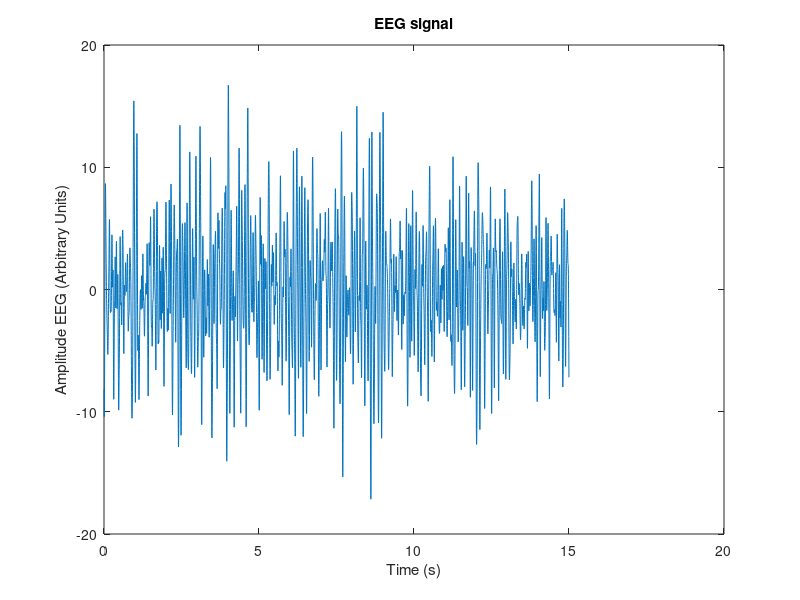
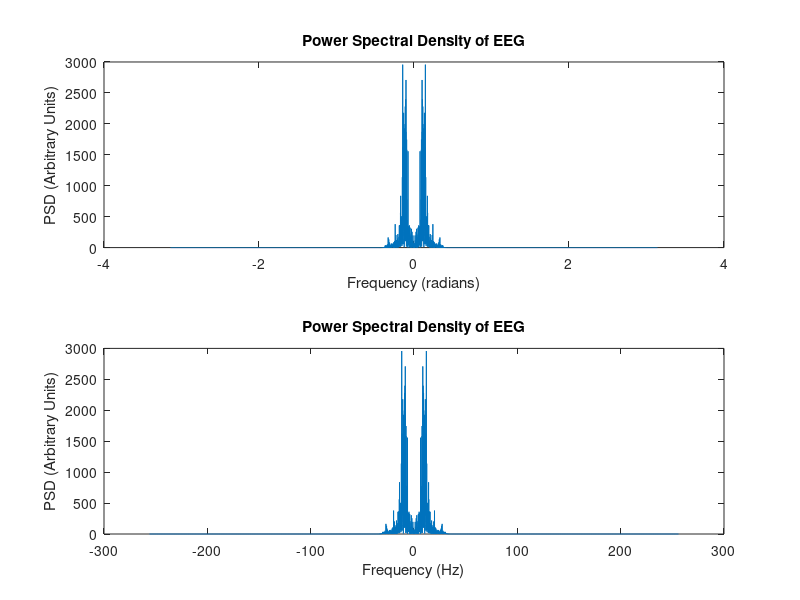

Recreate these plots in MATLAB, in order. (Note: this script raises an error after producing the figures.)
% Third tutorial
clear all
close all
clc
 
% Signal loading
load('EEG.mat');
 
% Sampling frequency
fsamp = 512;
 
% Select duration to analyze
Duration = 15; % Duration in seconds (max 15 seconds)
Duration = round(Duration*fsamp);
EEG = EEG(1:Duration); 
 
% Signal duration in samples
L = length(EEG);
 
% Plot the EEG signal

% L-1 because it starts at 0divided by frequency so that each time interval is one sampling period
time_ax = [0:L-1]./fsamp; 
figure(1)
plot(time_ax, EEG);
xlabel('Time (s)')
title(['EEG signal'])
ylabel('Amplitude EEG (Arbitrary Units)')
 
% Compute DFT of the two channels
X1 = fft( EEG - mean(EEG) );
 
% Compute PSD (power spectral density) of the two channels and adjust
% frequency axis according to Matlab notation
PSD1 = fftshift(abs(X1).^2)/L;
 
% Build the frequency axis in radiants
freq_a_rad = [-pi+pi/L:2*pi/L:pi-pi/L];
% Convert the frequency axis in Hz
freq_a_Hz = freq_a_rad./(2*pi).*fsamp;
 
% Plot the PSD of the two channels with frequencies in radiants and Hz
figure(2), subplot(2,1,1), plot(freq_a_rad,PSD1);
xlabel('Frequency (radians)')
title('Power Spectral Density of EEG')
ylabel('PSD (Arbitrary Units)')

figure(2), subplot(2,1,2), plot(freq_a_Hz,PSD1);
xlabel('Frequency (Hz)')
title('Power Spectral Density of EEG')
ylabel('PSD (Arbitrary Units)')
 
%% Compute the percentage of power in different subbands
%[Here please complete with instructions for computing the relative power in the frequency bands.]

%only positive frequencies
PSD_pos = freq_filter(PSD1,freq_a_Hz, 0, max(freq_a_Hz));

% %initialising frequency signals of each wave type

PSD_delta = freq_filter(PSD1,freq_a_Hz, 0.5, 4);
PSD_theta= freq_filter(PSD1,freq_a_Hz, 4, 8);
PSD_alpha= freq_filter(PSD1,freq_a_Hz, 8, 13);
PSD_beta= freq_filter(PSD1,freq_a_Hz, 13, 30);
PSD_gamma = freq_filter(PSD1,freq_a_Hz, 30, 42);

delta = 100*sum(PSD_delta)/sum(PSD_pos)
theta = 100*sum(PSD_theta)/sum(PSD_pos)
alpha = 100*sum(PSD_alpha)/sum(PSD_pos)
beta = 100*sum(PSD_beta)/sum(PSD_pos)
gamma = 100*sum(PSD_gamma)/sum(PSD_pos)




